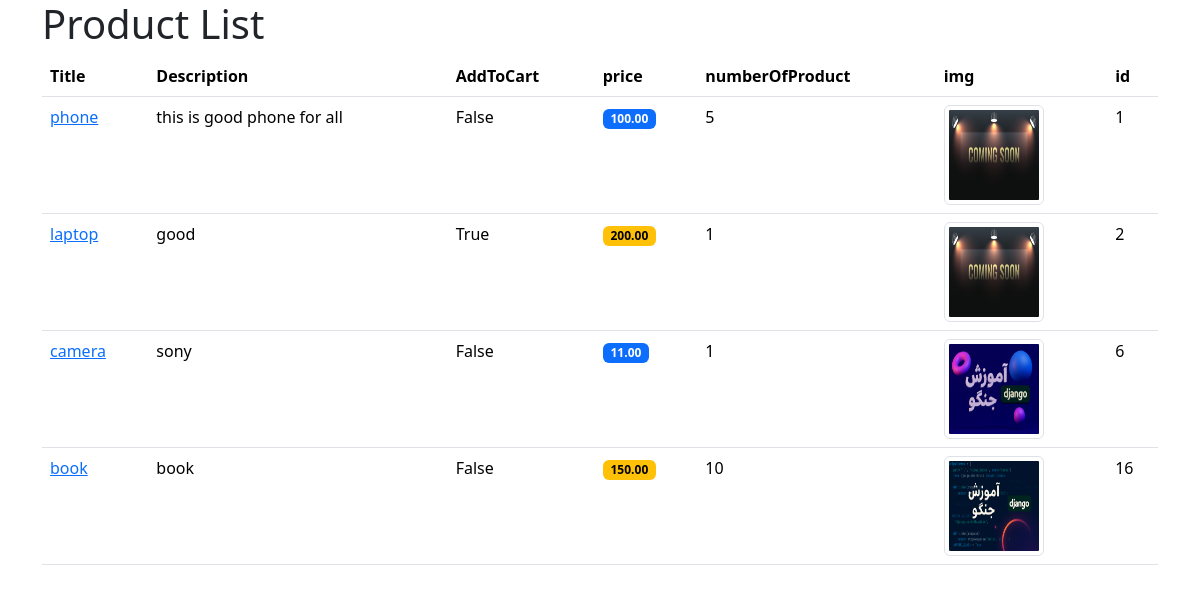
Page /home/product on the committed database.
### blog/models.py (models this page shows, shortened)
class Product(models.Model):
    title = models.CharField(max_length=20)
    Description = models.TextField()
    numberOfProduct = models.IntegerField()
    price = models.DecimalField(decimal_places=2, max_digits=5)
    AddToCart = models.BooleanField(default=False)
    img = models.ImageField(upload_to='blog/',null=True)

### blog/views.py (the view)
# urls.py: path('product',views.product_list),
def product_list(request):
    products = Product.objects.all()
    return render(request, 'blog/product_list.html',context={'products': products})

### blog/templates/blog/product_list.html (shortened to what this page needs)
{% load static %}
<!doctype html>
<html lang="en">
<head>
<link href="https://cdn.jsdelivr.net/npm/bootstrap@5.3.8/dist/css/bootstrap.min.css"
      rel="stylesheet">
</head>
<body>
<div class="container">
    <h1>Product List</h1>
<table class="table">
  <thead>
    <tr>
      <th scope="col">Title</th>
      <th scope="col">Description</th>
        <th scope="col">AddToCart</th>
        <th scope="col">price</th>
        <th scope="col">numberOfProduct</th>
        <th scope="col">img</th>
        <th scope="col">id</th>
    </tr>
  </thead>
  <tbody>
    {% for product in products %}
    <tr>
      <td> <a href="{% url 'product_detail' product.id %}" >{{ product.title }}</a></td>
      <td>{{ product.Description }}</td>
        <td>{{product.AddToCart}}</td>
        <td>
            {% if product.price <= 100 %}
            <span class="badge text-bg-primary">{{product.price}}</span>
            {% elif product.price >= 10 %}
            <span class="badge text-bg-warning">{{product.price}}</span>
            {% endif %}
        </td>
        <td>{{product.numberOfProduct}}</td>
       {% if not product.img %}
            <td>
                <img src="{% static 'blog/img/static.jpg' %}" class="img-thumbnail" style="width: 100px; height: 100px;">
            </td>
        {% else %}
            <td>
                <img src="{{ product.img.url }}" class="img-thumbnail" style="width: 100px; height: 100px;">
            </td>
        {% endif %}
        <td>{{ product.id }}</td>
    </tr>
    {% endfor %}
  </tbody>
</table>
</div>
</body>
</html>

### rows in the picture
Product: title "phone", Description "this is good phone for all", AddToCart "False", price "100.00", numberOfProduct "5", id "1"
Product: title "laptop", Description "good", AddToCart "True", price "200.00", numberOfProduct "1", id "2"
Product: title "camera", Description "sony", AddToCart "False", price "11.00", numberOfProduct "1", img (picture), id "6"
Product: title "book", Description "book", AddToCart "False", price "150.00", numberOfProduct "10", img (picture), id "16"
